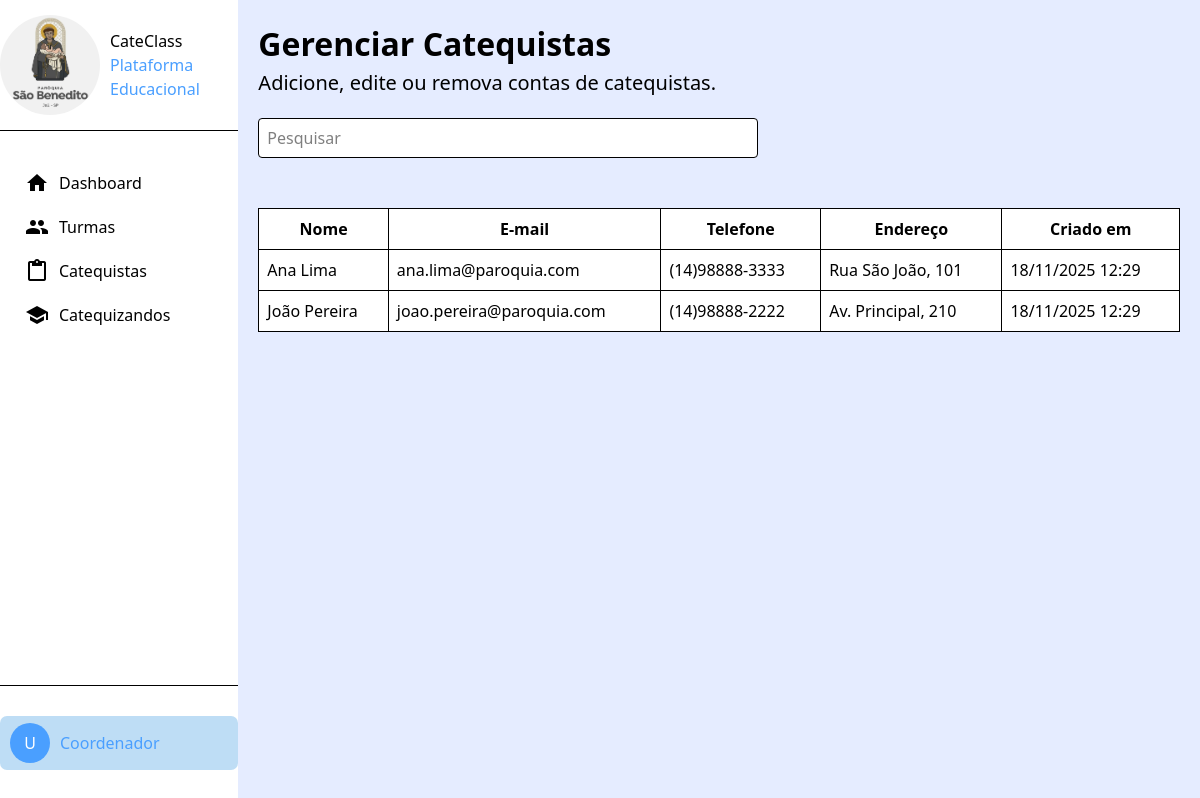
The app's page /app/coordenador/catequistas with its own data.
### tables this page shows
CREATE TABLE IF NOT EXISTS usuarios(
	id_usuario BIGINT UNSIGNED NOT NULL AUTO_INCREMENT PRIMARY KEY,
    nome VARCHAR(100) NOT NULL,
    email VARCHAR(255) NOT NULL UNIQUE,
    senha VARCHAR(255) NOT NULL,
    telefone VARCHAR(14) NOT NULL UNIQUE,
    endereco VARCHAR(255),
    tipo_usuario VARCHAR(255),
     
    criado_em DATETIME DEFAULT CURRENT_TIMESTAMP,
    deletado_em DATETIME NULL
);

### app/controllers/CoordenadorController.php (called while the page is built, shortened)
<?php
    require_once "models/config.php";
    class CoordenadorController
    {
        public function catequistas()
        {
            global $conn;
            $sql = "
                SELECT u.nome, u.email, u.telefone, u.endereco, u.criado_em
                FROM catequistas c
                INNER JOIN usuarios u ON c.usuario_id = u.id_usuario
                WHERE u.deletado_em IS NULL
                ORDER BY u.nome ASC
            ";
            $stmt = $conn->prepare($sql);
            $stmt->execute();
            require_once "views/coordenador/catequistas.php";
        }
    }
?>

### app/views/coordenador/catequistas.php (the view, shortened to what this page needs)
<!DOCTYPE html>
<html lang="pt-br">
<head>
    <script src="https://cdn.jsdelivr.net/npm/@tailwindcss/browser@4"></script>
    <link rel="stylesheet" href="https://cdnjs.cloudflare.com/ajax/libs/font-awesome/4.7.0/css/font-awesome.min.css">
</head>
<body class="flex bg-[#E5ECFF]">
    <?php require_once 'sidebar.php'; ?>
    <main class="p-[20px] w-full">
        <h1 class="text-[32px] font-bold">Gerenciar Catequistas</h1>
        <p class="text-[20px] mb-[20px]">Adicione, edite ou remova contas de catequistas.</p>
        <input id="filtro" type="text" placeholder="Pesquisar"
            class="bg-[#fff] w-[500px] h-[40px] mb-[50px] rounded border border-1 px-2">
        <table class="border border-black bg-white w-full" id="tabela-catequistas">
            <thead>
                <tr class="border border-black">
                    <th class="py-2 px-3 border border-black">Nome</th>
                    <th class="py-2 px-3 border border-black">E-mail</th>
                    <th class="py-2 px-3 border border-black">Telefone</th>
                    <th class="py-2 px-3 border border-black">Endereço</th>
                    <th class="py-2 px-3 border border-black">Criado em</th>
                </tr>
            </thead>
            <tbody>
                <?php
                    if ($stmt->rowCount() > 0) {
                        $catequistas = $stmt->fetchAll(PDO::FETCH_ASSOC);
                        foreach ($catequistas as $catequista) {
                            echo "<tr class='border border-black'>
                                    <td class='p-2 border border-black'>{$catequista['nome']}</td>
                                    <td class='p-2 border border-black'>{$catequista['email']}</td>
                                    <td class='p-2 border border-black'>{$catequista['telefone']}</td>
                                    <td class='p-2 border border-black'>{$catequista['endereco']}</td>
                                    <td class='p-2 border border-black'>" . date('d/m/Y H:i', strtotime($catequista['criado_em'])) . "</td>
                                </tr>";
                        }
                    } else {
                        echo "<tr><td colspan='5' class='p-3 text-center'>Nenhum catequista encontrado.</td></tr>";
                    }
                ?>
            </tbody>
        </table>
    </main>
</body>
</html>

### records on screen
usuarios: nome "Ana Lima", email "ana.lima@paroquia.com", telefone "(14)98888-3333", endereco "Rua São João, 101", criado_em "18/11/2025 12:29"
usuarios: nome "João Pereira", email "joao.pereira@paroquia.com", telefone "(14)98888-2222", endereco "Av. Principal, 210", criado_em "18/11/2025 12:29"
